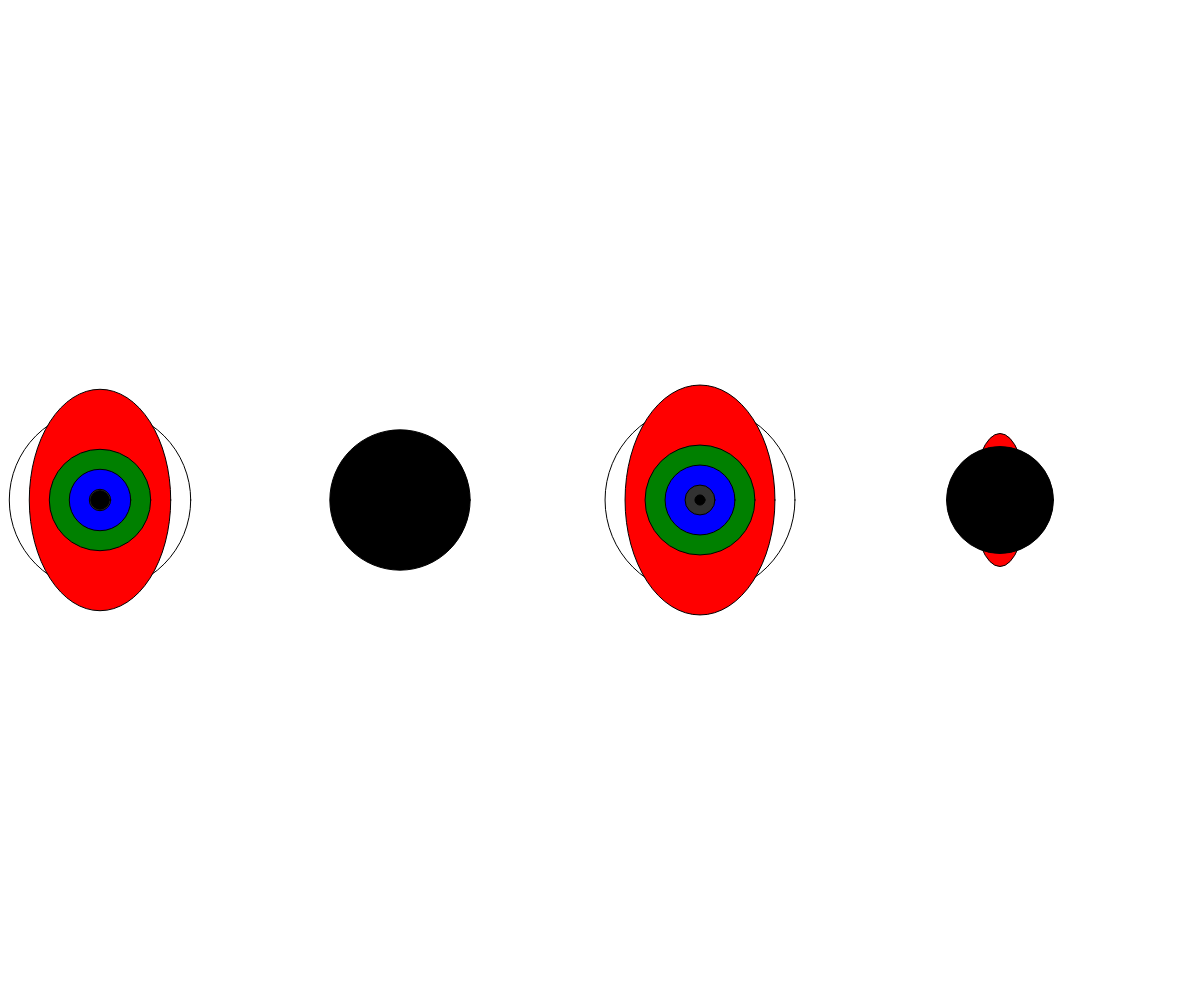
Frame 1 (no input)
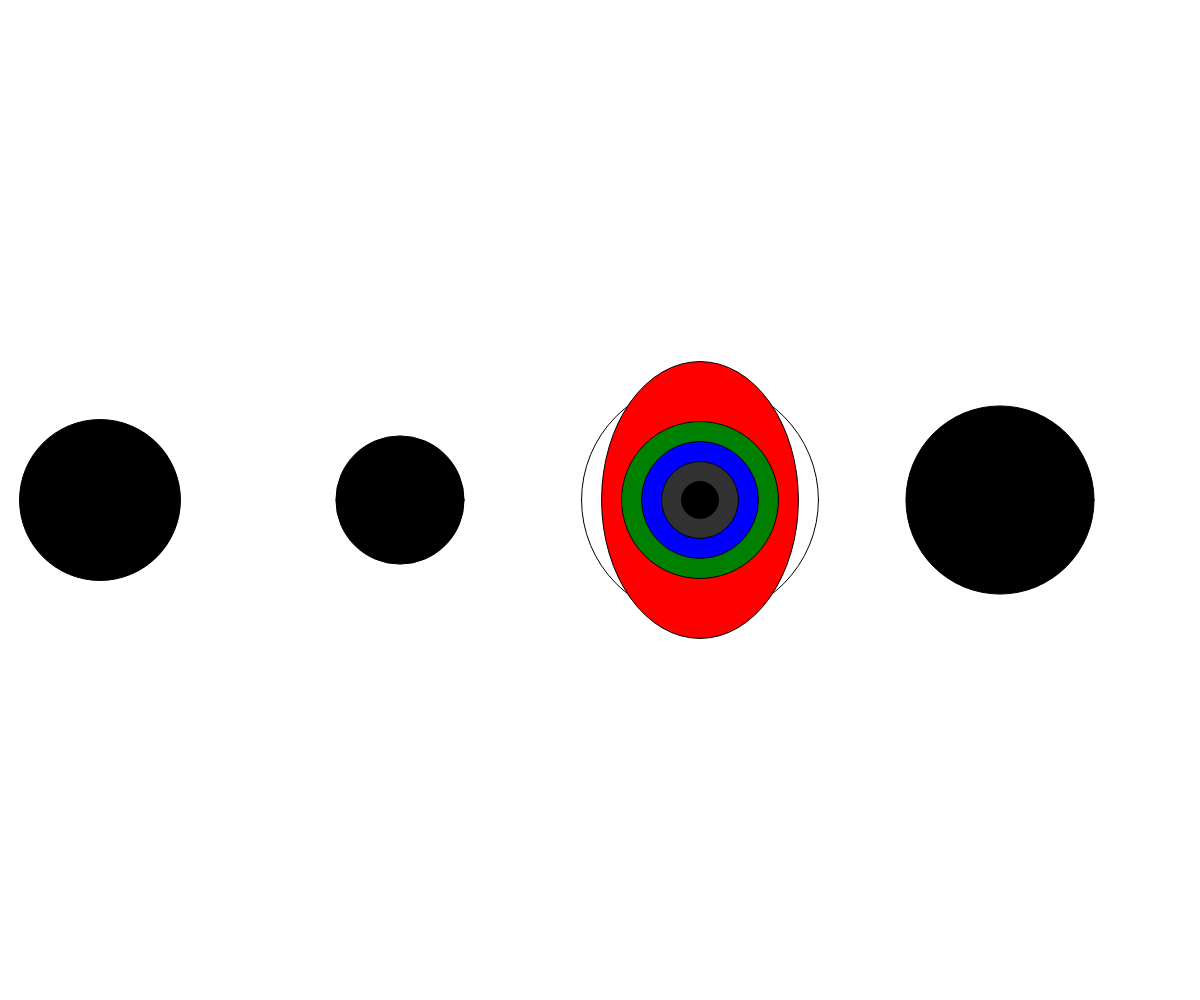
Frame 60 (no input)
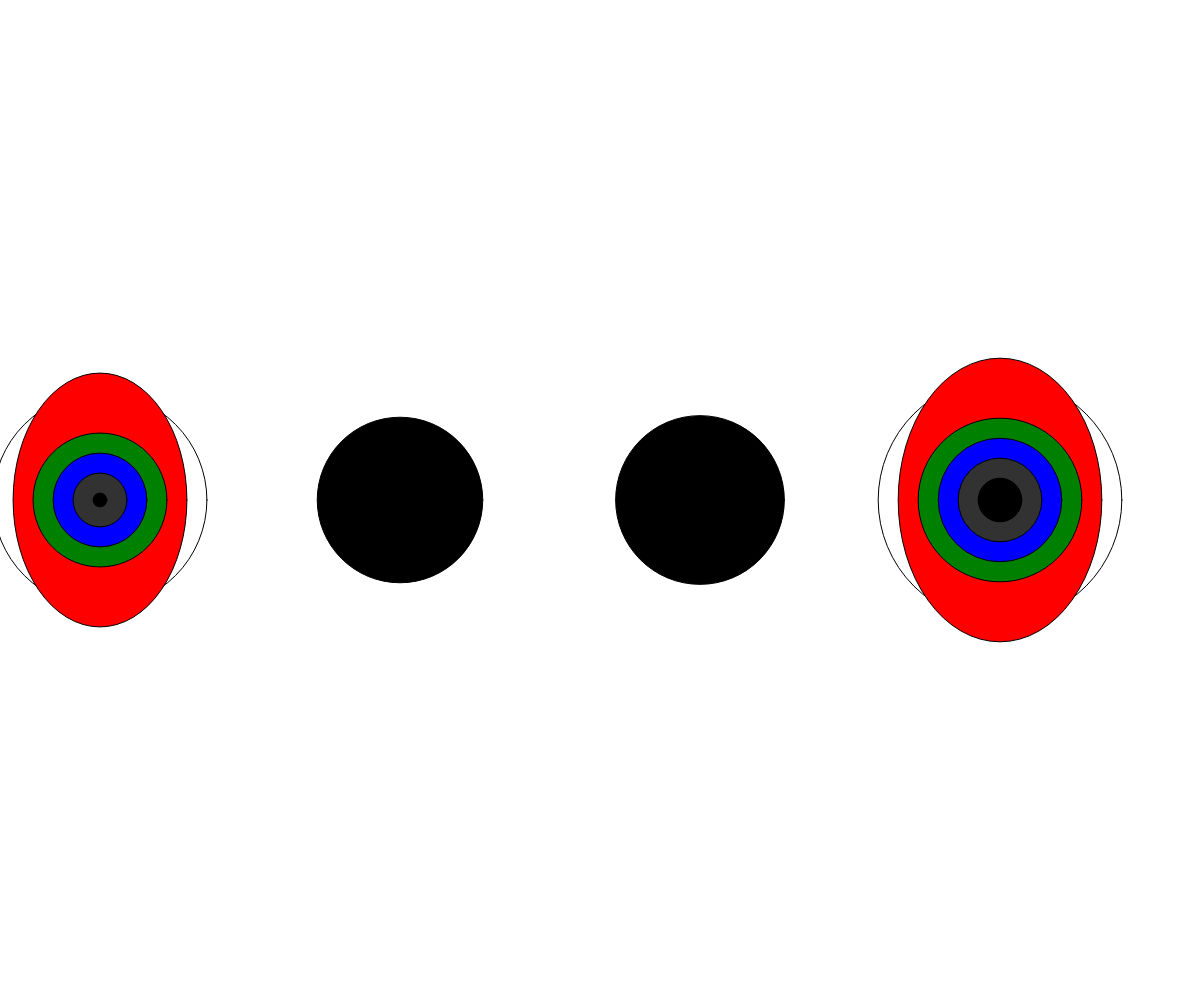
Frame 120 (the mouse pressed at the canvas centre since frame 60)

The p5.js sketch that drew these frames (run headless with seeded random() and noise() and a simulated clock; from frame 60 on, the mouse is pressed at the canvas centre):

// p5.js sketch
// ── sketch.js
var speed = 0.005;


function setup() {
	createCanvas(windowWidth, windowHeight);
//	noLoop();
	background(255); }

function draw() {
background(255);

for (var i=0; i<4; i++) {
	var value = random(10, 250);
	target(100 + (i*300), height/2, value, 40);
	}
}

function target(x, y, radius, step) {
fill(255);
ellipse(x, y, radius, radius);

fill('red');
ellipse(x, y, radius-step, radius+step);
	
	fill('green');
ellipse(x, y, radius-step*2, radius-step*2);
	
	fill('blue');
ellipse(x, y, radius-step*3, radius-step*3);
	
	fill(50);
ellipse(x, y, radius-step*4, radius-step*4);
	
	fill(0);
ellipse(x, y, radius-step*5, radius-step*5);
	
}
